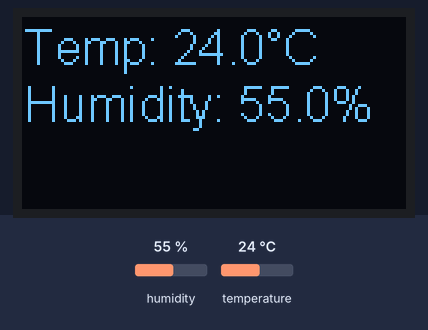
Bench run of a program on a simulated ESP32. On the bench: 128×64 one-colour display. Inputs (shaded band) come from the test bench; at power-on: humidity 55 %, temperature 24 °C. WiFi joins after 1.5 s; servers stay silent unless stated; what the program prints to the serial monitor is not drawn.

Above: at 5.0 s.
5.1 s: humidity set to 22 %
At 7.7 s:
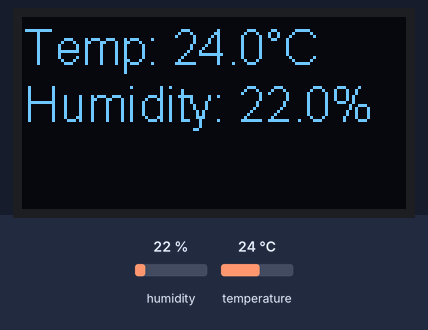
8.1 s: temperature set to 12 °C
At 8.9 s:
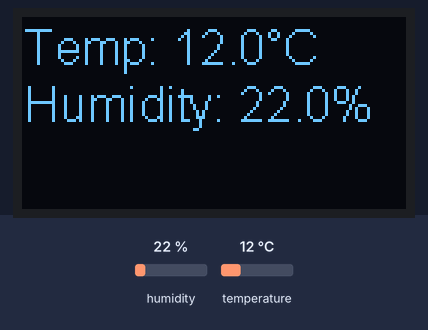
11.1 s: humidity set to 40 %
At 13.3 s:
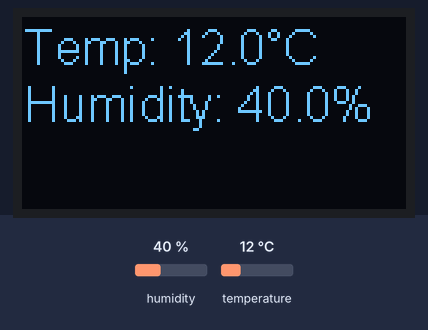
14.1 s: temperature set to 19 °C
At 15.5 s:
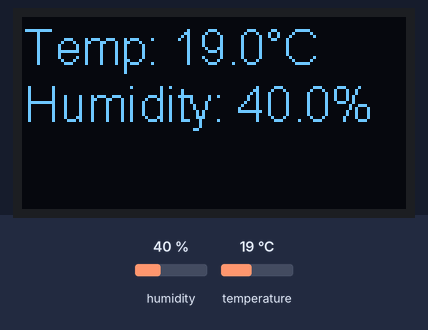
Timing chart, 0 to 17.1 s (numbered marks = the images above; inputs shaded):
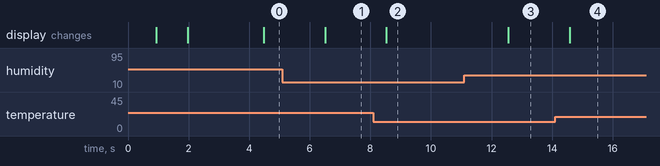

Measured:
- after the input at 5.1 s, the display: changes after 1.4 s (image 1)
- after the input at 8.1 s, the display: changes after 0.42 s (image 2)
- after the input at 11.1 s, the display: changes after 1.5 s (image 3)
- after the input at 14.1 s, the display: changes after 0.48 s (image 4)

The program:

main.cpp
```cpp
// (licence header left out)
// REQUIRES the following Arduino libraries:
// - DHT Sensor Library: https://github.com/adafruit/DHT-sensor-library
// - Adafruit Unified Sensor Lib: https://github.com/adafruit/Adafruit_Sensor

#include <Adafruit_Sensor.h>
#include <DHT.h>
#include <DHT_U.h>
#include "heltec.h"
#include <WiFi.h>
#include "InfluxArduino.hpp"

#define DHTPIN 17 // Digital pin connected to the DHT sensor
// Feather HUZZAH ESP8266 note: use pins 3, 4, 5, 12, 13 or 14 --
// Pin 15 can work but DHT must be disconnected during program upload.

// Uncomment the type of sensor in use:
#define DHTTYPE DHT11 // DHT 11
//#define DHTTYPE    DHT22     // DHT 22 (AM2302)
//#define DHTTYPE    DHT21     // DHT 21 (AM2301)

// See guide for details on sensor wiring and usage:
//   https://learn.adafruit.com/dht/overview

DHT_Unified dht(DHTPIN, DHTTYPE);

uint32_t delayMS;

InfluxArduino influx;
//connection/ database stuff that needs configuring
const char WIFI_NAME[] = "xxxxx";
const char WIFI_PASS[] = "xxxx";
const char INFLUX_DATABASE[] = "esp32_sensors";
const char INFLUX_IP[] = "xxx.xxx.xxx.xxx";
const char INFLUX_USER[] = "";            //username if authorization is enabled.
const char INFLUX_PASS[] = "";            //password for if authorization is enabled.
const char INFLUX_MEASUREMENT[] = "temp"; //measurement name for the database. (in practice, you can use several, this example just uses the one)

unsigned long DELAY_TIME_MS = 60 * 1000; //how frequently to send data, in milliseconds
unsigned long count = 0;                 //a variable that we gradually increase in the loop

void setup()
{
  Serial.begin(9600);

  // Initialize device.
  dht.begin();
  Heltec.begin(true /*DisplayEnable Enable*/, false /*LoRa Disable*/, false /*Serial Enable*/);
  Heltec.display->flipScreenVertically();
  Heltec.display->setFont(ArialMT_Plain_16);
  Heltec.display->display();
  Serial.println(F("DHTxx Unified Sensor Example"));
  // Print temperature sensor details.
  sensor_t sensor;
  dht.temperature().getSensor(&sensor);
  Serial.println(F("------------------------------------"));
  Serial.println(F("Temperature Sensor"));
  Serial.print(F("Sensor Type: "));
  Serial.println(sensor.name);
  Serial.print(F("Driver Ver:  "));
  Serial.println(sensor.version);
  Serial.print(F("Unique ID:   "));
  Serial.println(sensor.sensor_id);
  Serial.print(F("Max Value:   "));
  Serial.print(sensor.max_value);
  Serial.println(F("°C"));
  Serial.print(F("Min Value:   "));
  Serial.print(sensor.min_value);
  Serial.println(F("°C"));
  Serial.print(F("Resolution:  "));
  Serial.print(sensor.resolution);
  Serial.println(F("°C"));
  Serial.println(F("------------------------------------"));
  // Print humidity sensor details.
  dht.humidity().getSensor(&sensor);
  Serial.println(F("Humidity Sensor"));
  Serial.print(F("Sensor Type: "));
  Serial.println(sensor.name);
  Serial.print(F("Driver Ver:  "));
  Serial.println(sensor.version);
  Serial.print(F("Unique ID:   "));
  Serial.println(sensor.sensor_id);
  Serial.print(F("Max Value:   "));
  Serial.print(sensor.max_value);
  Serial.println(F("%"));
  Serial.print(F("Min Value:   "));
  Serial.print(sensor.min_value);
  Serial.println(F("%"));
  Serial.print(F("Resolution:  "));
  Serial.print(sensor.resolution);
  Serial.println(F("%"));
  Serial.println(F("------------------------------------"));
  // Set delay between sensor readings based on sensor details.
  delayMS = sensor.min_delay / 1000;

  WiFi.begin(WIFI_NAME, WIFI_PASS);
  while (WiFi.status() != WL_CONNECTED)
  {
    delay(500);
    Heltec.display->clear();
    Serial.print(".");
    Heltec.display->drawString(1, 1, "Connecting to Wifi");
    Heltec.display->display();
  }
  Heltec.display->clear();
  Heltec.display->drawString(1, 1, "Connection succeded");
  Heltec.display->display();
  delay(500);
  influx.configure(INFLUX_DATABASE, INFLUX_IP); //third argument (port number) defaults to 8086
  // influx.authorize(INFLUX_USER,INFLUX_PASS); //if you have set the Influxdb .conf variable auth-enabled to true, uncomment this
  // influx.addCertificate(ROOT_CERT); //uncomment if you have generated a CA cert and copied it into InfluxCert.hpp
  //Serial.print("Using HTTPS: ");
  //Serial.println(influx.isSecure()); //will be true if you've added the InfluxCert.hpp file.
}

char tags[32];
char fields[32];
bool tempWorking = false, humidWorking = false;
float temp = 0, humidiy = 0;
unsigned long elapsedTime = 0;

void loop()
{
  tempWorking = false;
  humidWorking = false;
  temp = 0;
  humidiy = 0;
  // Delay between measurements.
  elapsedTime += delayMS;
  delay(delayMS);
  Heltec.display->clear();
  // Get temperature event and print its value.
  sensors_event_t event;
  dht.temperature().getEvent(&event);
  if (isnan(event.temperature))
  {
    Serial.println(F("Error reading temperature!"));
  }
  else
  {
    tempWorking = true;
    temp = event.temperature;

    Heltec.display->drawString(1, 1, "Temp: " + String(temp, 1) + "°C");
  }
  // Get humidity event and print its value.
  dht.humidity().getEvent(&event);
  if (isnan(event.relative_humidity))
  {
    Serial.println(F("Error reading humidity!"));
  }
  else
  {
    humidWorking = true;
    humidiy = event.relative_humidity;
    Heltec.display->drawString(1, 20, "Humidity: " + String(humidiy, 1) + "%");
  }

  if (elapsedTime >= DELAY_TIME_MS)
  {
    elapsedTime = 0;
    if (humidWorking && tempWorking)
    {
      sprintf(fields, "temperature=%0.1f,humidity=%0.1f", temp, humidiy);
      sprintf(tags, "name=%s", "esp32"); //write a tag called new_tag
      Serial.println(fields);
      Serial.println("Tags:");
      Serial.println(tags);
      bool writeSuccessful = influx.write(INFLUX_MEASUREMENT, tags, fields);
      if (!writeSuccessful)
      {
        Heltec.display->clear();
        Serial.print("error: ");
        Serial.println(String(influx.getResponse()));
        Heltec.display->drawString(1, 1, "Error in Influx write: " + String(influx.getResponse()));
      }
    }
  }

  Heltec.display->display();
}
```

InfluxArduino.hpp
```cpp
// (licence header left out)
#ifndef InfluxArduino_hpp
#define InfluxArduino_hpp

class InfluxArduino
{
public:
  InfluxArduino();
  ~InfluxArduino();

  //specify the database, IP address and port (optional) for the database
  void configure(const char database[], const char host[], const uint16_t port = 8086);

  //if you require authorization to write to InfluxDB, set the username and password here
  void authorize(const char username[],const char password[]);

  //if you are using HTTPS, specify your CA certificate:
  void addCertificate(const char ROOT_CERT[]);

  /*
   * write tags and fields to the measurement. These will likely be made by sprintf,
   * or the Arduino String class (which I don't particularly like, but each to their own)
   * The example .ino file might be useful to see.
   * for both tags and fields, the format is <key=value>.
   * If you have multiple values, separate each pair with a comma,
   * but do not put any spaces in anywhere.
   * example:
   *  tags: "tag_1=A,another_tag=bee"
   *  fields: "x=0.9823401,y=-0.1"
   */
  bool write(const char *measurement, const char *tagString, const char *fieldString);

  //tags are optional: you can just specify a measurement plus fields
  bool write(const char *measurement, const char *fieldString);

  /*
   * return the HTTPClient response
   * if POST is unsuccessful a negative number is returned:
   * you can find what this means in the HTTPClient.h header file.
   * Otherwise, it returns an HTTP code, e.g. 204 or 403)
   */
  int getResponse();

  //a bool to check if https is being used.
  bool isSecure();

/*
 * TODO: method ping() to test configuration values.
 * curl -i -XPOST http://localhost:8086/query --data-urlencode "q=CREATE DATABASE mydb"
 */

/*
 * TODO: method to create a database.
 * curl -i -XPOST http://localhost:8086/query --data-urlencode "q=CREATE DATABASE mydb"
 */

private:
  char* _database;
  char* _host;
  uint16_t _port;

  char* _username;
  char* _password;
  char* _cert;
  bool _isAuthorised = false;
  bool _isSecure = false;
  int _latestResponse; //storing the latest response in case user wants to inspect
};

#endif
```

InfluxArduino.cpp
```cpp
// (licence header left out)
#include <HTTPClient.h>
#include "InfluxArduino.hpp"

InfluxArduino::InfluxArduino()
{
}

InfluxArduino::~InfluxArduino()
{
}

void InfluxArduino::configure(const char database[],const char host[],const uint16_t port)
{
    //copy these strings to private class pointers for future use

    _database = new char[strlen(database)+1];
    strcpy(_database,database); //strncpy fails for some reason
    _host = new char[strlen(host)+1];
    strcpy(_host,host);
    _port = port;
}

void InfluxArduino::addCertificate(const char cert[])
{
    //copy these strings to private class pointers for future use

    _cert = new char[strlen(cert)+1];
    strcpy(_cert,cert);
    _isSecure = true;
}

void InfluxArduino::authorize(const char username[], const char password[])
{
    //copy these strings to private class pointers for future use

    _username = new char[strlen(username)+1];
    strcpy(_username,username);
    _password = new char[strlen(password)+1];
    strcpy(_password,password);
    _isAuthorised = true;

}

bool InfluxArduino::write(const char *measurement,const char *fieldString)
{
    return write(measurement,"",fieldString);
}

bool InfluxArduino::write(const char *measurement,const char *tagString,const char *fieldString)
{
    HTTPClient http;
    char uri[32];
    sprintf(uri, "/write?db=%s", _database);

    if(_isSecure)
    {
       http.begin(_host, _port, uri, _cert);
    }
    else
    {
        http.begin(_host, _port, uri);
    }
    http.addHeader("Content-Type", "text/plain"); // not sure what influx is looking for but this works?

    if(_isAuthorised)
    {
        http.setAuthorization(_username,_password);
    }

    char writeBuf[512]; // ¯\_(ツ)_/¯
    if(strlen(tagString) > 0)
    {
        sprintf(writeBuf,"%s,%s %s",measurement,tagString,fieldString); //no comma between tags and fields
    }

    else
    {
        //no tags
        sprintf(writeBuf,"%s %s",measurement,fieldString); //no comma between tags and fields
    }
    Serial.println(writeBuf);
    _latestResponse = http.POST(writeBuf);
    http.end();
    return _latestResponse == 204;
}

int InfluxArduino::getResponse()
{
    return _latestResponse;
}

bool InfluxArduino::isSecure()
{
    return _isSecure;
}
```
